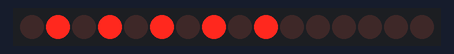
Recording of a program running on a simulated Arduino Uno, built with avr-gcc and run on an emulated ATmega328P. Parts: 16 shift-register outputs drawn as a row of LEDs (first output left, lit = HIGH). Wiring (inferred from the names in the program): 2 × shift register (74HC595): data pin 15; shift clock pin 17; latch pin 16. Wiring (inferred from the signals the program sends): row of LEDs: on Q0, Q1, Q2, Q3, Q4, Q5, Q6, Q7, Q8, Q9, Q10, Q11, Q12, Q13, Q14, Q15.

Above: at 0.2 s.
At 1.7 s:
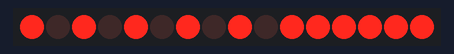
Timing chart, 0 to 3.0 s (numbered marks = the images above):
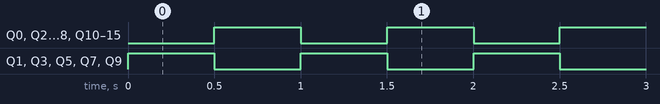

Measured:
- by itself, Q0–15: alternates HIGH for 0.50 s and LOW for 0.50 s

The program:

main.cpp
```cpp
#include <Arduino.h>

#define DATA_PIN 15
#define LATCH_PIN 16
#define CLOCK_PIN 17
/* #define DATA_PIN 2 */
/* #define LATCH_PIN 3 */
/* #define CLOCK_PIN 4 */

uint16_t pattern = 0b1010101010;

void registerWrite(uint16_t data)
{
	digitalWrite (CLOCK_PIN, LOW);
	digitalWrite(LATCH_PIN, LOW);

	shiftOut(DATA_PIN, CLOCK_PIN, MSBFIRST, (data >> 8)); // left 8 bits
	shiftOut(DATA_PIN, CLOCK_PIN, MSBFIRST, data); // right 8 bits

	digitalWrite(LATCH_PIN, HIGH);
}

void setup()
{
  pinMode(DATA_PIN, OUTPUT);
  pinMode(LATCH_PIN, OUTPUT);
  pinMode(CLOCK_PIN, OUTPUT);
}

void loop()
{
	registerWrite(pattern);
	delay(500);
	pattern = ~pattern;
}
```
